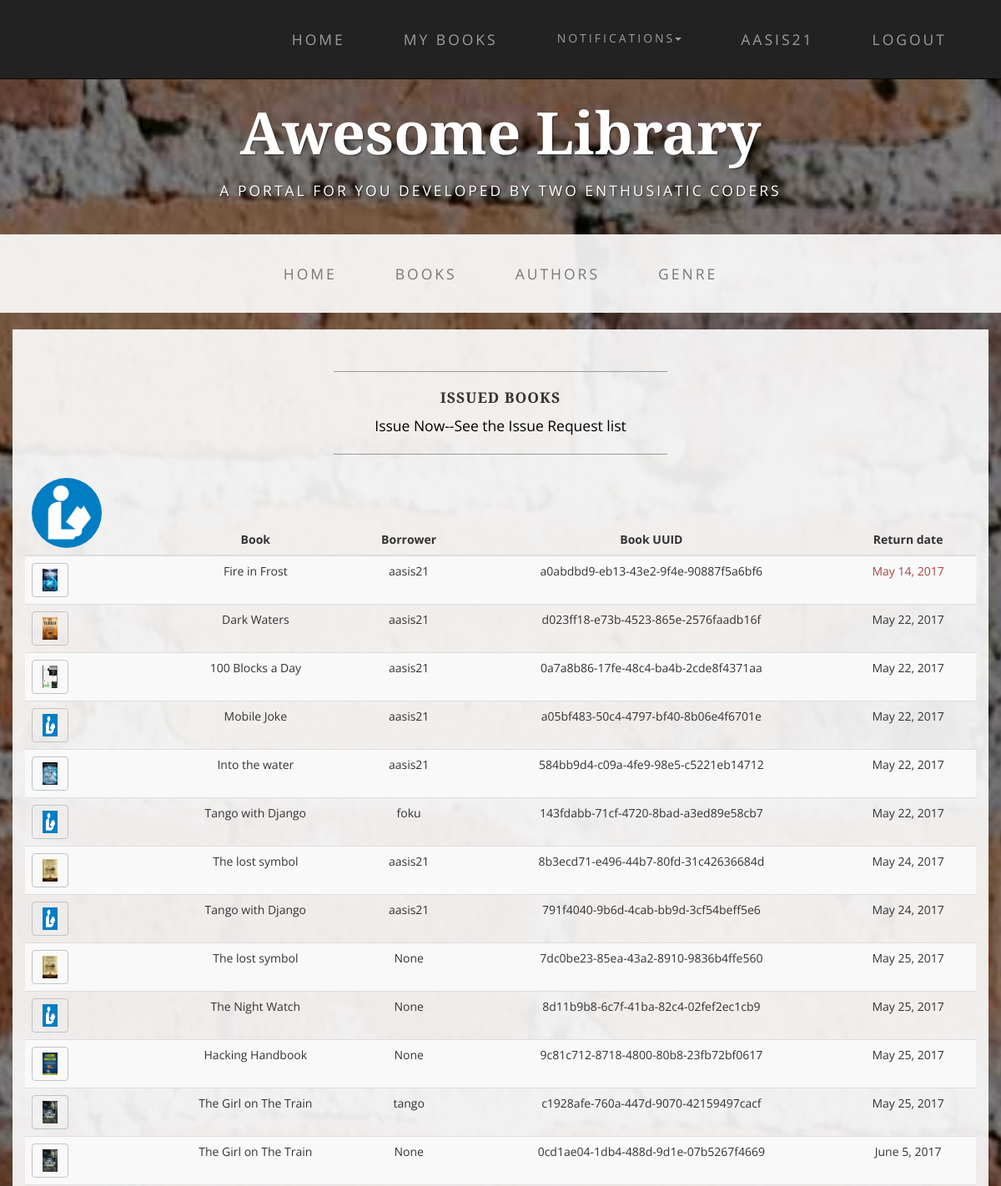
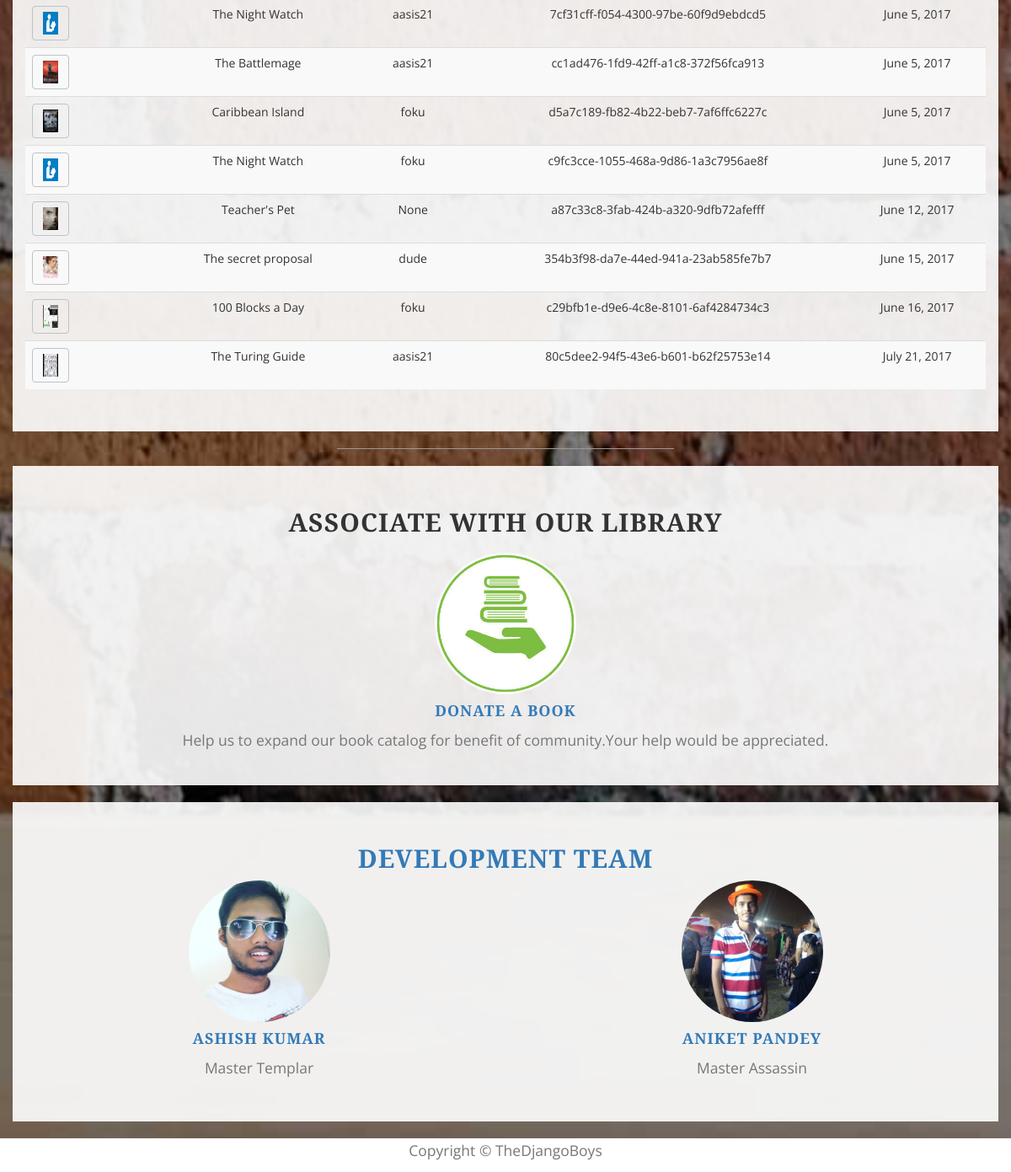
The app's page /lib/issued/ (signed in) with its own data (2 pictures, top to bottom).
### mylib/models.py (models this page shows, shortened)
class BookInstance(models.Model):
    id = models.UUIDField(primary_key=True,default=uuid.uuid4)
    book = models.ForeignKey('Book',on_delete=models.SET_NULL,null=True)
    imprint = models.CharField(max_length=200,blank=True)
    due_back = models.DateField(null=True,blank=True)
    borrower = models.ForeignKey(User,on_delete=models.SET_NULL,null=True,blank=True)
    RETURN_STATUS = (
        ('r', 'Return'),
        ('c', 'Confirm'),
        ('f','Fake request'),
    )
    LOAN_STATUS=(
        ('m','Maintainance'),
        ('o','On_loan'),
        ('a','Available'),
        ('r','Reserved'),
    )
    status=models.CharField(max_length=1,choices=LOAN_STATUS,default='a')
    rtn_status = models.CharField(max_length=1, choices=RETURN_STATUS, null=True, blank=True)
    @property
    def is_overdue(self):
        if date.today() > self.due_back:
            return True
        return False
    class Meta:
        ordering=["due_back"]
        permissions=(("lib_perms","librarian permissions"),("manage_books","book management"))

class Book(models.Model):
    title = models.CharField(max_length=200)
    author = models.ForeignKey(Author, on_delete=models.SET_NULL, null=True)
    description = models.TextField(max_length=1000, null=True, blank=True)
    genre = models.ForeignKey(Genre, on_delete=models.SET_NULL, null=True)
    cover = models.ImageField(upload_to=user_directory_path, null=True, blank=True)
    no_instance = models.IntegerField(null=True, blank=True, default=0)
    def image_url(self):
        if self.cover and hasattr(self.cover,'url'):
            return self.cover.url
        else:
            return '/static/1.jpg'

### mylib/views.py (the view)
@permission_required('mylib.manage_books')
def all_issued_book(request):
    all_issued=BookInstance.objects.filter(status__exact='o').order_by('due_back','borrower')
    return  render(request,'issued_books.html',context={'issued':all_issued})

### mylib/backend.py (called while the page is built)
    def get_user(self, user_id):
        try:
            return User.objects.get(pk=user_id)
        except User.DoesNotExist:
            return None

### mylib/global_context.py (called while the page is built)
def notice_context(request):
    if request.user.is_authenticated:
        que= Notification.objects.filter(user=request.user)
        re_note = que.values_list('notice', flat=True)
        note=re_note[::-1]
        if note:
            if len(note)>5:
                notice=note[:5]
            else:
                notice=note
        else:
            notice=['Request Book issue for notifications',]
    else:
        notice = ['Request Book issue for notifications',]
        note=['please login']
    return {'notice':notice,'note':note}

### mylib/templates/issued_books.html (shortened to what this page needs)
{% extends "index.html" %}
{% load staticfiles %}
{% block content %}
<div class="container box ">
    <div class="row">
        <div class="col-lg-12">
            <hr>
            <h2 class="intro-text text-center">
                <strong>Issued books</strong>
            </h2 >
            <a href="{% url 'request_list' %}"><p class="text-center"> Issue Now--See the Issue Request list</p></a>
            <hr>
              {% if issued %}
            <table class="table table-striped">
                <thead class="thead-inverse">
                <tr>
                    <th><img src="{% static 'mylib/img/team/lib.jpg' %}" class="img-responsive img-circle center-block" alt="" align="middle" style="width:6em;height:6em;float:left"></th>
                    <th class="text-center">Book</th>
                    <th class="text-center">Borrower</th>
                    <th class="text-center">Book UUID</th>
                    <th class="text-center">Return date</th>
                </tr>
                </thead>
                <tbody>
                {% for book in issued %}
                <tr>
                    <th scope="row"><a class="btn btn-custom"><img src="{{ book.book.image_url }}"  class="img-responsive" alt="" style="width:1em;height:1.5em;float:left"></a></th>
                    <td class="text-center">{{book.book.title}}</td>
                    <td class="text-center">{{book.borrower}}</td>
                    <td class="text-center">{{book.id}}</td>
                     {% if book.is_overdue %}
                    <td class="text-danger text-center">{{book.due_back}}</td>
                    {% else %}
                    <td class="text-center">{{book.due_back}}</td>
                    {% endif %}
                </tr>
                {% endfor %}
                </tbody>
            </table>
            {% else  %}
            <p class="text-center">There is no book issued.see issue requests to issue Books</p>
            {% endif %}
        </div>
    </div>
</div>
{% endblock content %}

### mylib/templates/index.html (shortened to what this page needs)
<!DOCTYPE html>
<html lang="en">
{% load staticfiles %}
<head>
    <link href="{% static 'mylib/css/bootstrap.min.css' %}" rel="stylesheet">
    <link href="{% static 'mylib/css/business-casual.css' %}" rel="stylesheet">
</head>
<body>
    <nav id="mainNav" class="navbar navbar-inverse navbar-custom navbar-fixed-top">
        <div class="container">
            <div class="collapse navbar-collapse" id="bs-example-navbar-collapse-1">
                 <ul class="nav navbar-nav navbar-right">
                    <li>
                        <a href="{% url 'index' %}">Home</a>
                    </li>
                    {% if user.is_authenticated %}
                    <li><a href="{% url 'my_books' %}">My Books</a></li>
                     <li class="dropdown">
                         <a class="btn btn-link dropdown-toggle" data-toggle="dropdown"type="button">Notifications<span class="caret"></span></a>
                     </li>
                    {% endif %}
                    {% if user.is_authenticated %}
                    <li><a href="#">{{user.get_username}}</a></li>
                    <li><a href="{% url 'logout' %}?next={{request.path}}">Logout</a></li>
                    {% else %}
                    <li><a href="{% url 'login' %}?next={{request.path}}">Login</a></li>
                     <li><a href="{% url 'sign_in' %}?next={{request.path}}">Sign-in</a></li>
                    {% endif %}
                </ul>
            </div>
        </div>
    </nav>
    <div class="brand main">Awesome Library</div>
    <div class="address-bar">A PORTAL FOR YOU DEVELOPED BY TWO ENTHUSIATIC CODERS</div>
    <nav class="navbar navbar-default" role="navigation">
        <div class="container">
            <div class="collapse navbar-collapse" id="bs-example-navbar-collapse-1">
                <ul class="nav navbar-nav">
                    <li>
                        <a href="{% url 'index' %}">Home</a>
                    </li>
                    <li>
                        <a href="{% url 'books' %}">Books</a>
                    </li>
                    <li>
                        <a href="{% url 'authors' %}">Authors</a>
                    </li>
                    <li>
                        <a href="{% url 'genre' %}">Genre</a>
                    </li>
                </ul>
            </div>
        </div>
    </nav>
    {% block content  %}{% endblock %}
    <hr>
    <section id="services">
        <div class="container box ">
            <div class="row ">
                <div class="col-lg-12 text-center">
                    <h2 class="section-heading">Associate with our Library</h2>
                </div>
            </div>
            <div class="row text-center">
                {% if user.is_authenticated %}
                <div class="col-md-12">
                    <span>
                        <img src={% static "mylib/img/service/2.jpg" %}   class="img-responsive img-circle center-block" style="width:12em;height:12em" alt="" align="middle">
                    </span>
                    <h4 class="service-heading"><a href="{% url 'sign_in' %}">Donate a Book</h4>
                    <p class="text-muted">Help us to expand our book catalog for benefit of community.Your help would be appreciated. </p>
                </div>
                {% endif %}
            </div>
        </div>
        </section>
    <section id="team" class="bg-light-gray">
        <div class="container box">
            <div class="row">
                <div class="col-lg-12 text-center">
                    <h2 class="section-heading">Development Team</h2>
                </div>
            </div>
            <div class="row">
                <div class="col-sm-6">
                    <div class="team-member text-center">
                        <img src={% static "mylib/img/team/1.jpg" %}   class="img-responsive img-circle center-block" style="width:12em;height:12em" alt="" align="middle">
                        <h4>Ashish Kumar</h4>
                        <p class="text-muted">Master Templar</p>
                    </div>
                </div>
                <div class="col-sm-6 text-center">
                    <div class="team-member">
                        <img src="{% static "mylib/img/team/2.jpg" %}" class="img-responsive img-circle center-block"  style="width:12em;height:12em" alt="">
                        <h4>Aniket Pandey</h4>
                        <p class="text-muted">Master Assassin</p>
                    </div>
                </div>
            </div>
            <div class="row">
                <div class="col-lg-8 col-lg-offset-2 text-center">
                </div>
            </div>
        </div>
    </section>
    <div class="col-lg-12 text-center " style="background:white;height:40px">
        <p class="text-muted">Copyright &copy; TheDjangoBoys</p>
    </div>
</body>
</html>

### mylib/templates/index.html (style rules this page uses)
#mainNav { background-color:light; }
.main { margin-top:80px; }

### records on screen
BookInstance: book.image_url (picture), book "Fire in Frost", borrower "aasis21", id "a0abdbd9-eb13-43e2-9f4e-90887f5a6bf6", due_back "May 14, 2017"
BookInstance: book.image_url (picture), book "Dark Waters", borrower "aasis21", id "d023ff18-e73b-4523-865e-2576faadb16f", due_back "May 22, 2017"
BookInstance: book.image_url (picture), book "100 Blocks a Day", borrower "aasis21", id "0a7a8b86-17fe-48c4-ba4b-2cde8f4371aa", due_back "May 22, 2017"
BookInstance: book "Mobile Joke", borrower "aasis21", id "a05bf483-50c4-4797-bf40-8b06e4f6701e", due_back "May 22, 2017"
BookInstance: book.image_url (picture), book "Into the water", borrower "aasis21", id "584bb9d4-c09a-4fe9-98e5-c5221eb14712", due_back "May 22, 2017"
BookInstance: book "Tango with Django", borrower "foku", id "143fdabb-71cf-4720-8bad-a3ed89e58cb7", due_back "May 22, 2017"
BookInstance: book.image_url (picture), book "The lost symbol", borrower "aasis21", id "8b3ecd71-e496-44b7-80fd-31c42636684d", due_back "May 24, 2017"
BookInstance: book "Tango with Django", borrower "aasis21", id "791f4040-9b6d-4cab-bb9d-3cf54beff5e6", due_back "May 24, 2017"
BookInstance: book.image_url (picture), book "The lost symbol", borrower "None", id "7dc0be23-85ea-43a2-8910-9836b4ffe560", due_back "May 25, 2017"
BookInstance: book "The Night Watch", borrower "None", id "8d11b9b8-6c7f-41ba-82c4-02fef2ec1cb9", due_back "May 25, 2017"
BookInstance: book.image_url (picture), book "Hacking Handbook", borrower "None", id "9c81c712-8718-4800-80b8-23fb72bf0617", due_back "May 25, 2017"
BookInstance: book.image_url (picture), book "The Girl on The Train", borrower "tango", id "c1928afe-760a-447d-9070-42159497cacf", due_back "May 25, 2017"
BookInstance: book.image_url (picture), book "The Girl on The Train", borrower "None", id "0cd1ae04-1db4-488d-9d1e-07b5267f4669", due_back "June 5, 2017"
BookInstance: book "The Night Watch", borrower "aasis21", id "7cf31cff-f054-4300-97be-60f9d9ebdcd5", due_back "June 5, 2017"
BookInstance: book.image_url (picture), book "The Battlemage", borrower "aasis21", id "cc1ad476-1fd9-42ff-a1c8-372f56fca913", due_back "June 5, 2017"
BookInstance: book.image_url (picture), book "Caribbean Island", borrower "foku", id "d5a7c189-fb82-4b22-beb7-7af6ffc6227c", due_back "June 5, 2017"
BookInstance: book "The Night Watch", borrower "foku", id "c9fc3cce-1055-468a-9d86-1a3c7956ae8f", due_back "June 5, 2017"
BookInstance: book.image_url (picture), book "Teacher's Pet", borrower "None", id "a87c33c8-3fab-424b-a320-9dfb72afefff", due_back "June 12, 2017"
BookInstance: book.image_url (picture), book "The secret proposal", borrower "dude", id "354b3f98-da7e-44ed-941a-23ab585fe7b7", due_back "June 15, 2017"
BookInstance: book.image_url (picture), book "100 Blocks a Day", borrower "foku", id "c29bfb1e-d9e6-4c8e-8101-6af4284734c3", due_back "June 16, 2017"
BookInstance: book.image_url (picture), book "The Turing Guide", borrower "aasis21", id "80c5dee2-94f5-43e6-b601-b62f25753e14", due_back "July 21, 2017"

### other values on screen
{{ user.get_username }} "AASIS21"
